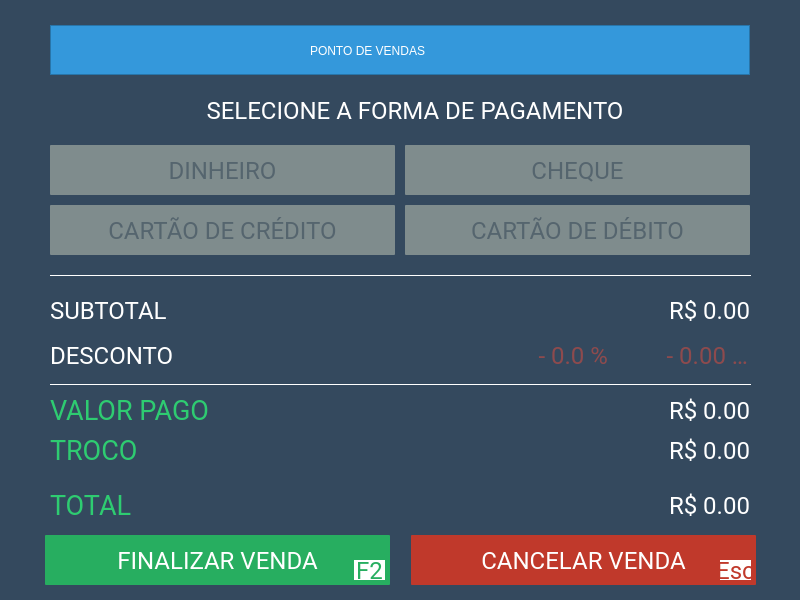
<?xml version="1.0" encoding="UTF-8"?>
<ui version="4.0">
 <class>pdv_3</class>
 <widget class="QDialog" name="pdv_3">
  <property name="geometry">
   <rect>
    <x>0</x>
    <y>0</y>
    <width>800</width>
    <height>600</height>
   </rect>
  </property>
  <property name="minimumSize">
   <size>
    <width>800</width>
    <height>600</height>
   </size>
  </property>
  <property name="maximumSize">
   <size>
    <width>800</width>
    <height>600</height>
   </size>
  </property>
  <property name="font">
   <font>
    <family>Roboto</family>
    <pointsize>18</pointsize>
    <weight>50</weight>
    <italic>false</italic>
    <bold>false</bold>
   </font>
  </property>
  <property name="windowTitle">
   <string>Wefix Store™</string>
  </property>
  <property name="windowIcon">
   <iconset resource="imgs.qrc">
    <normaloff>:/Imgs/UI/PNG/icon.png</normaloff>:/Imgs/UI/PNG/icon.png</iconset>
  </property>
  <property name="styleSheet">
   <string notr="true">#pdv_3{
background-color: rgb(52, 73, 94);
color: rgb(255, 255, 255);
font: 18pt &quot;Roboto&quot;;
}

.QMessageBox
{
	background-color: rgb(52, 73, 94);
	text-color: rgb(255, 255, 255);
	font: 12pt &quot;Roboto&quot;;
}

.QLabel
{	
	color: rgb(255, 255, 255);
}

.QPushButton
{
	
	background-color: rgb(52, 152, 219);
	border-radius:1px;
	color: rgb(255, 255, 255);
	font: 12pt &quot;Roboto&quot;;
	width: 50px;
	height: 30px;
}

.QPushButton:hover
{
	background-color: rgb(41, 128, 185);
}


.QLineEdit{
	border-radius: 1px;
	background-color:rgb(127, 140, 141);
	color: rgb(44, 62, 80);
	font: 14pt &quot;Roboto&quot;;
}

.QLineEdit:focus
{
	background-color:#bdc3c7;
	text-color:2c3e50;
}

.QLineEdit:hover
{
	background-color:#bdc3c7;
	text-color:2c3e50;
}</string>
  </property>
  <widget class="QFrame" name="frame">
   <property name="geometry">
    <rect>
     <x>50</x>
     <y>25</y>
     <width>700</width>
     <height>50</height>
    </rect>
   </property>
   <property name="styleSheet">
    <string notr="true">background-color: rgb(52, 152, 219);</string>
   </property>
   <property name="frameShape">
    <enum>QFrame::StyledPanel</enum>
   </property>
   <property name="frameShadow">
    <enum>QFrame::Raised</enum>
   </property>
   <widget class="QLabel" name="label_2">
    <property name="geometry">
     <rect>
      <x>260</x>
      <y>15</y>
      <width>221</width>
      <height>21</height>
     </rect>
    </property>
    <property name="styleSheet">
     <string notr="true">font: 18pt &quot;Roboto&quot;;</string>
    </property>
    <property name="text">
     <string>PONTO DE VENDAS</string>
    </property>
   </widget>
   <widget class="QLabel" name="label_5">
    <property name="geometry">
     <rect>
      <x>230</x>
      <y>15</y>
      <width>20</width>
      <height>20</height>
     </rect>
    </property>
    <property name="styleSheet">
     <string notr="true">background-color:transparent;
background-image: url(:/Imgs/UI/Icones/ponto_de_vendas.png);</string>
    </property>
    <property name="text">
     <string/>
    </property>
    <property name="textFormat">
     <enum>Qt::PlainText</enum>
    </property>
    <property name="alignment">
     <set>Qt::AlignHCenter|Qt::AlignTop</set>
    </property>
   </widget>
  </widget>
  <widget class="QLabel" name="label_3">
   <property name="geometry">
    <rect>
     <x>200</x>
     <y>100</y>
     <width>430</width>
     <height>21</height>
    </rect>
   </property>
   <property name="styleSheet">
    <string notr="true">font: 18pt &quot;Roboto&quot;;</string>
   </property>
   <property name="text">
    <string>SELECIONE A FORMA DE PAGAMENTO</string>
   </property>
   <property name="alignment">
    <set>Qt::AlignCenter</set>
   </property>
  </widget>
  <widget class="QLineEdit" name="le_dinheiro">
   <property name="geometry">
    <rect>
     <x>50</x>
     <y>145</y>
     <width>345</width>
     <height>50</height>
    </rect>
   </property>
   <property name="inputMask">
    <string/>
   </property>
   <property name="maxLength">
    <number>8</number>
   </property>
   <property name="frame">
    <bool>true</bool>
   </property>
   <property name="alignment">
    <set>Qt::AlignCenter</set>
   </property>
   <property name="placeholderText">
    <string>DINHEIRO</string>
   </property>
  </widget>
  <widget class="QLineEdit" name="le_cartao_credito">
   <property name="geometry">
    <rect>
     <x>50</x>
     <y>205</y>
     <width>345</width>
     <height>50</height>
    </rect>
   </property>
   <property name="inputMask">
    <string/>
   </property>
   <property name="maxLength">
    <number>8</number>
   </property>
   <property name="frame">
    <bool>true</bool>
   </property>
   <property name="alignment">
    <set>Qt::AlignCenter</set>
   </property>
   <property name="placeholderText">
    <string>CARTÃO DE CRÉDITO</string>
   </property>
  </widget>
  <widget class="QLineEdit" name="le_cheque">
   <property name="geometry">
    <rect>
     <x>405</x>
     <y>145</y>
     <width>345</width>
     <height>50</height>
    </rect>
   </property>
   <property name="styleSheet">
    <string notr="true"/>
   </property>
   <property name="inputMask">
    <string/>
   </property>
   <property name="maxLength">
    <number>8</number>
   </property>
   <property name="frame">
    <bool>true</bool>
   </property>
   <property name="alignment">
    <set>Qt::AlignCenter</set>
   </property>
   <property name="placeholderText">
    <string>CHEQUE</string>
   </property>
  </widget>
  <widget class="QLineEdit" name="le_cartao_debito">
   <property name="geometry">
    <rect>
     <x>405</x>
     <y>205</y>
     <width>345</width>
     <height>50</height>
    </rect>
   </property>
   <property name="inputMask">
    <string/>
   </property>
   <property name="maxLength">
    <number>8</number>
   </property>
   <property name="frame">
    <bool>true</bool>
   </property>
   <property name="alignment">
    <set>Qt::AlignCenter</set>
   </property>
   <property name="placeholderText">
    <string>CARTÃO DE DÉBITO</string>
   </property>
  </widget>
  <widget class="Line" name="line">
   <property name="geometry">
    <rect>
     <x>50</x>
     <y>275</y>
     <width>701</width>
     <height>110</height>
    </rect>
   </property>
   <property name="styleSheet">
    <string notr="true">background-color: transparent;
border-top: 1px solid white;
border-bottom: 1px solid white;</string>
   </property>
   <property name="frameShadow">
    <enum>QFrame::Plain</enum>
   </property>
   <property name="orientation">
    <enum>Qt::Horizontal</enum>
   </property>
  </widget>
  <widget class="QLabel" name="lb_subtotal">
   <property name="geometry">
    <rect>
     <x>50</x>
     <y>300</y>
     <width>141</width>
     <height>21</height>
    </rect>
   </property>
   <property name="styleSheet">
    <string notr="true">font: 18pt &quot;Roboto&quot;;</string>
   </property>
   <property name="text">
    <string>SUBTOTAL</string>
   </property>
  </widget>
  <widget class="QLabel" name="lb_desconto">
   <property name="geometry">
    <rect>
     <x>50</x>
     <y>345</y>
     <width>141</width>
     <height>21</height>
    </rect>
   </property>
   <property name="styleSheet">
    <string notr="true">font: 18pt &quot;Roboto&quot;;</string>
   </property>
   <property name="text">
    <string>DESCONTO</string>
   </property>
  </widget>
  <widget class="QLabel" name="lb_subtotal_valor">
   <property name="geometry">
    <rect>
     <x>499</x>
     <y>300</y>
     <width>251</width>
     <height>21</height>
    </rect>
   </property>
   <property name="styleSheet">
    <string notr="true">font: 18pt &quot;Roboto&quot;;</string>
   </property>
   <property name="text">
    <string>R$ 0.00</string>
   </property>
   <property name="alignment">
    <set>Qt::AlignRight|Qt::AlignTrailing|Qt::AlignVCenter</set>
   </property>
  </widget>
  <widget class="QLabel" name="lb_pago">
   <property name="geometry">
    <rect>
     <x>50</x>
     <y>395</y>
     <width>170</width>
     <height>30</height>
    </rect>
   </property>
   <property name="font">
    <font>
     <family>Roboto</family>
     <pointsize>20</pointsize>
     <weight>50</weight>
     <italic>false</italic>
     <bold>false</bold>
    </font>
   </property>
   <property name="styleSheet">
    <string notr="true">font: 20pt &quot;Roboto&quot;;
color: rgb(46, 204, 113);</string>
   </property>
   <property name="text">
    <string>VALOR PAGO</string>
   </property>
  </widget>
  <widget class="QLabel" name="lb_pago_valor">
   <property name="geometry">
    <rect>
     <x>389</x>
     <y>395</y>
     <width>361</width>
     <height>30</height>
    </rect>
   </property>
   <property name="styleSheet">
    <string notr="true">font: 20pt &quot;Roboto&quot;;</string>
   </property>
   <property name="text">
    <string>R$ 0.00</string>
   </property>
   <property name="alignment">
    <set>Qt::AlignRight|Qt::AlignTrailing|Qt::AlignVCenter</set>
   </property>
  </widget>
  <widget class="QLabel" name="lb_troco">
   <property name="geometry">
    <rect>
     <x>50</x>
     <y>435</y>
     <width>170</width>
     <height>30</height>
    </rect>
   </property>
   <property name="font">
    <font>
     <family>Roboto</family>
     <pointsize>20</pointsize>
     <weight>50</weight>
     <italic>false</italic>
     <bold>false</bold>
    </font>
   </property>
   <property name="styleSheet">
    <string notr="true">font: 20pt &quot;Roboto&quot;;
color: rgb(46, 204, 113);</string>
   </property>
   <property name="text">
    <string>TROCO</string>
   </property>
  </widget>
  <widget class="QLabel" name="lb_troco_valor">
   <property name="geometry">
    <rect>
     <x>389</x>
     <y>435</y>
     <width>361</width>
     <height>30</height>
    </rect>
   </property>
   <property name="styleSheet">
    <string notr="true">font: 20pt &quot;Roboto&quot;;</string>
   </property>
   <property name="text">
    <string>R$ 0.00</string>
   </property>
   <property name="alignment">
    <set>Qt::AlignRight|Qt::AlignTrailing|Qt::AlignVCenter</set>
   </property>
  </widget>
  <widget class="QPushButton" name="btn_finalizar_venda">
   <property name="geometry">
    <rect>
     <x>45</x>
     <y>535</y>
     <width>345</width>
     <height>50</height>
    </rect>
   </property>
   <property name="cursor">
    <cursorShape>PointingHandCursor</cursorShape>
   </property>
   <property name="focusPolicy">
    <enum>Qt::TabFocus</enum>
   </property>
   <property name="styleSheet">
    <string notr="true">#btn_finalizar_venda
{
	background-color: rgb(39, 174, 96);	
	font: 16pt &quot;Roboto&quot;;
	border-radius:1px;
}

#btn_finalizar_venda:hover
{	
	background-color: rgb(46, 204, 113);
}</string>
   </property>
   <property name="text">
    <string>FINALIZAR VENDA</string>
   </property>
   <property name="iconSize">
    <size>
     <width>20</width>
     <height>20</height>
    </size>
   </property>
   <property name="shortcut">
    <string>F2</string>
   </property>
   <property name="autoDefault">
    <bool>false</bool>
   </property>
  </widget>
  <widget class="QLabel" name="label_14">
   <property name="geometry">
    <rect>
     <x>354</x>
     <y>560</y>
     <width>31</width>
     <height>20</height>
    </rect>
   </property>
   <property name="styleSheet">
    <string notr="true">background:#FFF;
color: rgb(39, 174, 96);
font: 10pt &quot;Roboto&quot;;</string>
   </property>
   <property name="text">
    <string>F2</string>
   </property>
   <property name="alignment">
    <set>Qt::AlignCenter</set>
   </property>
  </widget>
  <widget class="QLabel" name="label_7">
   <property name="geometry">
    <rect>
     <x>50</x>
     <y>550</y>
     <width>25</width>
     <height>20</height>
    </rect>
   </property>
   <property name="styleSheet">
    <string notr="true">background-color:transparent;
background-image:url(:/Imgs/UI/Icones/Vendas/confirmar_vendas.png);</string>
   </property>
   <property name="text">
    <string/>
   </property>
   <property name="textFormat">
    <enum>Qt::PlainText</enum>
   </property>
   <property name="alignment">
    <set>Qt::AlignHCenter|Qt::AlignTop</set>
   </property>
  </widget>
  <widget class="QPushButton" name="btn_cancelar_venda">
   <property name="geometry">
    <rect>
     <x>411</x>
     <y>535</y>
     <width>345</width>
     <height>50</height>
    </rect>
   </property>
   <property name="cursor">
    <cursorShape>PointingHandCursor</cursorShape>
   </property>
   <property name="focusPolicy">
    <enum>Qt::TabFocus</enum>
   </property>
   <property name="styleSheet">
    <string notr="true">#btn_cancelar_venda
{
	background-color: rgb(192, 57, 43);
	font: 16pt &quot;Roboto&quot;;
	border-radius:1px;
}

#btn_cancelar_venda:hover
{	
	background-color: rgb(231, 76, 60);
}</string>
   </property>
   <property name="text">
    <string>CANCELAR VENDA</string>
   </property>
   <property name="iconSize">
    <size>
     <width>20</width>
     <height>20</height>
    </size>
   </property>
   <property name="shortcut">
    <string>Esc</string>
   </property>
   <property name="autoDefault">
    <bool>false</bool>
   </property>
  </widget>
  <widget class="QLabel" name="label_8">
   <property name="geometry">
    <rect>
     <x>416</x>
     <y>550</y>
     <width>26</width>
     <height>20</height>
    </rect>
   </property>
   <property name="styleSheet">
    <string notr="true">background-color:transparent;
background-image: url(:/Imgs/UI/Icones/Vendas/cancelar_venda.png);</string>
   </property>
   <property name="text">
    <string/>
   </property>
   <property name="textFormat">
    <enum>Qt::PlainText</enum>
   </property>
   <property name="alignment">
    <set>Qt::AlignHCenter|Qt::AlignTop</set>
   </property>
  </widget>
  <widget class="QLabel" name="label_15">
   <property name="geometry">
    <rect>
     <x>720</x>
     <y>560</y>
     <width>31</width>
     <height>20</height>
    </rect>
   </property>
   <property name="styleSheet">
    <string notr="true">background:#FFF;
color: rgb(192, 57, 43);
font: 10pt &quot;Roboto&quot;;</string>
   </property>
   <property name="text">
    <string>Esc</string>
   </property>
   <property name="alignment">
    <set>Qt::AlignCenter</set>
   </property>
  </widget>
  <widget class="QLabel" name="label_6">
   <property name="geometry">
    <rect>
     <x>60</x>
     <y>155</y>
     <width>54</width>
     <height>34</height>
    </rect>
   </property>
   <property name="styleSheet">
    <string notr="true">background-color:transparent;
background-image: url(:/Imgs/UI/Icones/Vendas/dinheiro.png);</string>
   </property>
   <property name="text">
    <string/>
   </property>
   <property name="textFormat">
    <enum>Qt::PlainText</enum>
   </property>
   <property name="alignment">
    <set>Qt::AlignHCenter|Qt::AlignTop</set>
   </property>
  </widget>
  <widget class="QLabel" name="label_9">
   <property name="geometry">
    <rect>
     <x>415</x>
     <y>155</y>
     <width>54</width>
     <height>34</height>
    </rect>
   </property>
   <property name="styleSheet">
    <string notr="true">background-color:transparent;
background-image: url(:/Imgs/UI/Icones/Vendas/cheque.png);</string>
   </property>
   <property name="text">
    <string/>
   </property>
   <property name="textFormat">
    <enum>Qt::PlainText</enum>
   </property>
   <property name="alignment">
    <set>Qt::AlignHCenter|Qt::AlignTop</set>
   </property>
  </widget>
  <widget class="QLabel" name="label_10">
   <property name="geometry">
    <rect>
     <x>60</x>
     <y>215</y>
     <width>54</width>
     <height>34</height>
    </rect>
   </property>
   <property name="styleSheet">
    <string notr="true">background-color:transparent;
background-image: url(:/Imgs/UI/Icones/Vendas/cartao.png);</string>
   </property>
   <property name="text">
    <string/>
   </property>
   <property name="textFormat">
    <enum>Qt::PlainText</enum>
   </property>
   <property name="alignment">
    <set>Qt::AlignHCenter|Qt::AlignTop</set>
   </property>
  </widget>
  <widget class="QLabel" name="label_11">
   <property name="geometry">
    <rect>
     <x>415</x>
     <y>215</y>
     <width>54</width>
     <height>34</height>
    </rect>
   </property>
   <property name="styleSheet">
    <string notr="true">background-color:transparent;
background-image: url(:/Imgs/UI/Icones/Vendas/cartao.png);</string>
   </property>
   <property name="text">
    <string/>
   </property>
   <property name="textFormat">
    <enum>Qt::PlainText</enum>
   </property>
   <property name="alignment">
    <set>Qt::AlignHCenter|Qt::AlignTop</set>
   </property>
  </widget>
  <widget class="QLineEdit" name="le_desconto">
   <property name="geometry">
    <rect>
     <x>500</x>
     <y>345</y>
     <width>110</width>
     <height>20</height>
    </rect>
   </property>
   <property name="styleSheet">
    <string notr="true">color: rgb(231, 76, 60);
background-color: ;
background-color: rgb(52, 73, 94);
border:none;
font: 16pt &quot;Roboto&quot;;</string>
   </property>
   <property name="inputMask">
    <string/>
   </property>
   <property name="text">
    <string/>
   </property>
   <property name="maxLength">
    <number>6</number>
   </property>
   <property name="alignment">
    <set>Qt::AlignRight|Qt::AlignTrailing|Qt::AlignVCenter</set>
   </property>
   <property name="readOnly">
    <bool>false</bool>
   </property>
   <property name="placeholderText">
    <string>- 0.0 %</string>
   </property>
  </widget>
  <widget class="QLineEdit" name="le_desconto_2">
   <property name="geometry">
    <rect>
     <x>660</x>
     <y>345</y>
     <width>90</width>
     <height>20</height>
    </rect>
   </property>
   <property name="styleSheet">
    <string notr="true">color: rgb(231, 76, 60);
background-color: ;
background-color: rgb(52, 73, 94);
border:none;
font: 16pt &quot;Roboto&quot;;</string>
   </property>
   <property name="inputMask">
    <string/>
   </property>
   <property name="text">
    <string/>
   </property>
   <property name="maxLength">
    <number>8</number>
   </property>
   <property name="alignment">
    <set>Qt::AlignRight|Qt::AlignTrailing|Qt::AlignVCenter</set>
   </property>
   <property name="placeholderText">
    <string>- 0.00 R$</string>
   </property>
  </widget>
  <widget class="QLabel" name="lb_troco_2">
   <property name="geometry">
    <rect>
     <x>50</x>
     <y>490</y>
     <width>170</width>
     <height>30</height>
    </rect>
   </property>
   <property name="font">
    <font>
     <family>Roboto</family>
     <pointsize>20</pointsize>
     <weight>50</weight>
     <italic>false</italic>
     <bold>false</bold>
    </font>
   </property>
   <property name="styleSheet">
    <string notr="true">font: 20pt &quot;Roboto&quot;;
color: rgb(46, 204, 113);</string>
   </property>
   <property name="text">
    <string>TOTAL</string>
   </property>
  </widget>
  <widget class="QLabel" name="lb_total">
   <property name="geometry">
    <rect>
     <x>389</x>
     <y>490</y>
     <width>361</width>
     <height>30</height>
    </rect>
   </property>
   <property name="styleSheet">
    <string notr="true">font: 20pt &quot;Roboto&quot;;
</string>
   </property>
   <property name="text">
    <string>R$ 0.00</string>
   </property>
   <property name="alignment">
    <set>Qt::AlignRight|Qt::AlignTrailing|Qt::AlignVCenter</set>
   </property>
  </widget>
 </widget>
 <tabstops>
  <tabstop>le_dinheiro</tabstop>
  <tabstop>le_cheque</tabstop>
  <tabstop>le_cartao_credito</tabstop>
  <tabstop>le_cartao_debito</tabstop>
  <tabstop>le_desconto</tabstop>
  <tabstop>le_desconto_2</tabstop>
  <tabstop>btn_finalizar_venda</tabstop>
  <tabstop>btn_cancelar_venda</tabstop>
 </tabstops>
 <resources>
  <include location="imgs.qrc"/>
 </resources>
 <connections/>
</ui>
